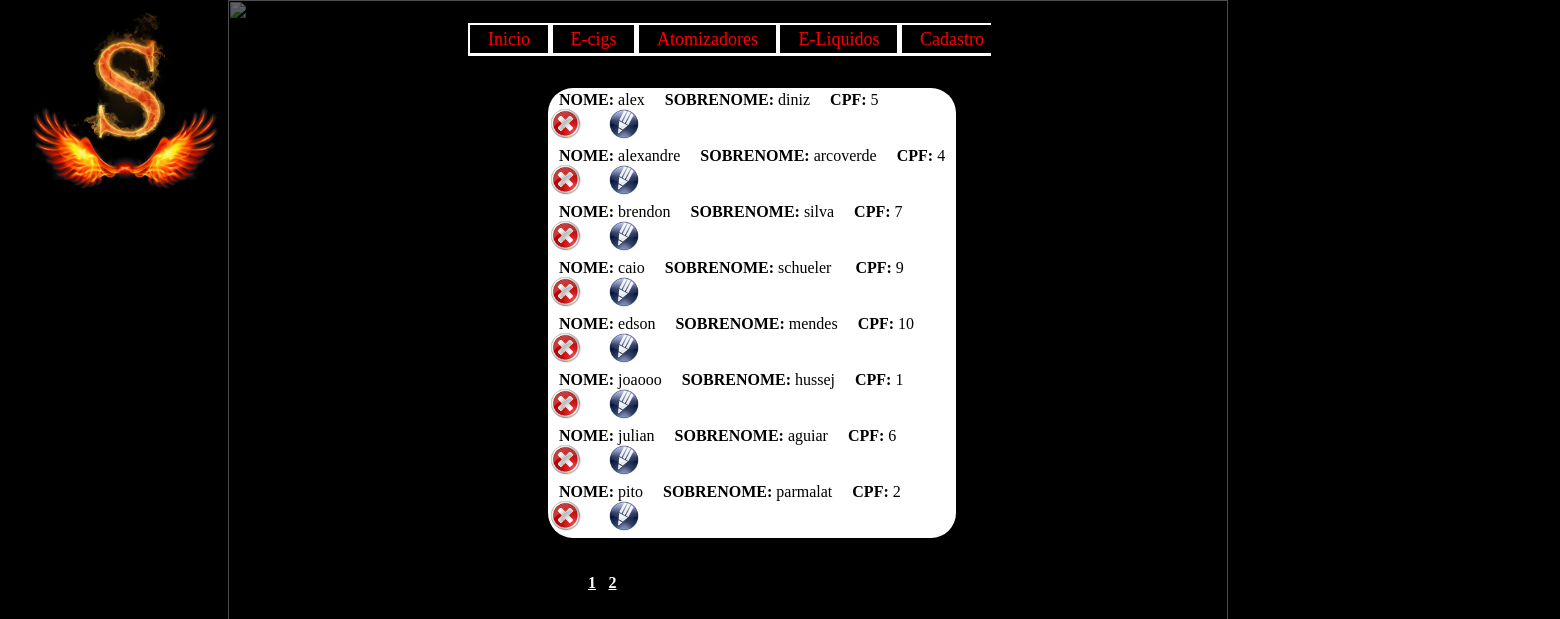
Page /filtrocidade.php?cidade=copacabana (signed in) on the committed database.
### tables this page shows
CREATE TABLE `cadastro` (
   `nome` varchar(100),
   `sobrenome` varchar(100),
   `cpf` int(11) not null auto_increment,
   `telefone` int(15),
   `email` varchar(50),
   `endereco` varchar(200),
   `cep` int(15),
   `cidade` varchar(30),
   `estado` varchar(2),
   `pedido` varchar(300),
   PRIMARY KEY (`cpf`)
);

### filtrocidade.php (the view, shortened to what this page needs)
<html >
<head>
	<link rel="stylesheet" type="text/css" href="delcar.css" />
	<form action='#' method="post">
</head>
<body>
<div id="php1">
<?php
	include "conexaoaobanco.php";
	$pag = $_REQUEST['pag'];
	$tamanhopag = 8;
	if($pag<1)
	{
		$ini = 0;
	}
	else
	{
		$ini = ($pag - 1) * $tamanhopag;
	}
	$cidade=$_REQUEST['cidade'];
	$query="
	SELECT nome, sobrenome, cpf, telefone, email, endereco, cep, cidade, estado, pedido
	FROM cadastro WHERE cidade ='$cidade' ORDER BY nome";
	$recordset = mysql_query($query, $conn);
	$registrosTotais = mysql_num_rows($recordset);
	$paginas = $registrosTotais / $tamanhopag;
	if(($registrosTotais % $tamanhopag)>0)
	{
		$paginas = $registrosTotais / $tamanhopag + 1;
	}
	$query="
	SELECT nome, sobrenome, cpf, telefone, email, endereco, cep, cidade, estado, pedido
	FROM cadastro WHERE cidade ='$cidade' ORDER BY nome LIMIT $ini,$tamanhopag";
	$recordset = mysql_query($query, $conn);
	echo "<table border='0' class= 'branco'>";
	while($registro=mysql_fetch_assoc($recordset))
	{
	$nome = $registro["nome"];
	$sobrenome = $registro["sobrenome"];
	$cpf = $registro["cpf"];
	$cidade = $registro["cidade"];
		echo "<tr>
			<td valign='top'><font face='calibri' size='3'>&nbsp;&nbsp;<b>NOME: </b>$nome&nbsp;&nbsp;
				&nbsp;&nbsp;<b>SOBRENOME: </b>$sobrenome&nbsp;&nbsp;
				&nbsp;&nbsp;<b>CPF: </b>$cpf&nbsp;&nbsp;<br>
				<a href='predelcar.php?cpf=$cpf'><img src='botaoapagar.png' ></a>
				&nbsp;&nbsp;&nbsp;&nbsp;&nbsp;&nbsp;<a href='formupdate.php?cpf=$cpf'><img src='editar1.png' ></a>
				</font></td>";
	}
		echo "</table>";
		echo "<br><br><br><br><br><br><br><br><br><br><br><br><br><br><br><br><br>
	  <br><br><br><br><br><br><br><br><br><br>&nbsp;&nbsp;&nbsp;&nbsp;&nbsp;&nbsp;
	  &nbsp;&nbsp;&nbsp;";
if($paginas > 1)
{
	for($k=1;$k<=$paginas;$k++)
	{
		print "<a href='filtrocidade.php?pag=$k&cidade=$cidade'style='color: white'><b>$k</b></a> ;&nbsp;";
	}
}
?>
</div>
</body>
</html>

### delcar.css (style rules this page uses)
.branco { position: absolute; background-color: white; z-index: 60000; opacity: 0,85; border-radius: 25px; }
#php1 { position: relative; left:540px; top: 80px; z-index: 50000; border-radius: 15px:; }
#menu1 ul { position: absolute; margin: 0; padding: 0; top: 29px; left: 470px; list-style-type: none; text-align:center; font-size: 18px; z-index:11000; font-family: calibri; }
#menu1 ul li { display: inline; }
#menu1 ul li a { text-decoration: none; padding: .2em 1em; color: red; background-color: black; }
#bg { position: absolute; top: 0px; left:0px; padding-left:25px; padding-top:85px; width: 1000px; height:0px; z-index: 2; }
#foto1 { position: absolute; top: 10px; left:65px; padding-left: 0px; width: 2000px; height:0px; z-index: 15; }

### canvasmenu.css (style rules this page uses)
#menu1 ul { position: absolute; margin: 0; padding: 0; top: 29px; left: 470px; list-style-type: none; text-align:center; font-size: 18px; z-index:11000; font-family: calibri; }
#menu1 ul li { display: inline; }
#menu1 ul li a { text-decoration: none; padding: .2em 1em; color: red; background-color: black; }
#bg { position: absolute; top: 0px; left:0px; padding-left:25px; padding-top:85px; width: 1000px; height:0px; z-index: 2; }
#foto1 { position: absolute; top: 10px; left:65px; padding-left: 0px; width: 2000px; height:0px; z-index: 15; }

### rows in the picture
cadastro: nome "alex", sobrenome "diniz", cpf "5"
cadastro: nome "alexandre", sobrenome "arcoverde", cpf "4"
cadastro: nome "brendon", sobrenome "silva", cpf "7"
cadastro: nome "caio", sobrenome "schueler", cpf "9"
cadastro: nome "edson", sobrenome "mendes", cpf "10"
cadastro: nome "joaooo", sobrenome "hussej", cpf "1"
cadastro: nome "julian", sobrenome "aguiar", cpf "6"
cadastro: nome "pito", sobrenome "parmalat", cpf "2"
